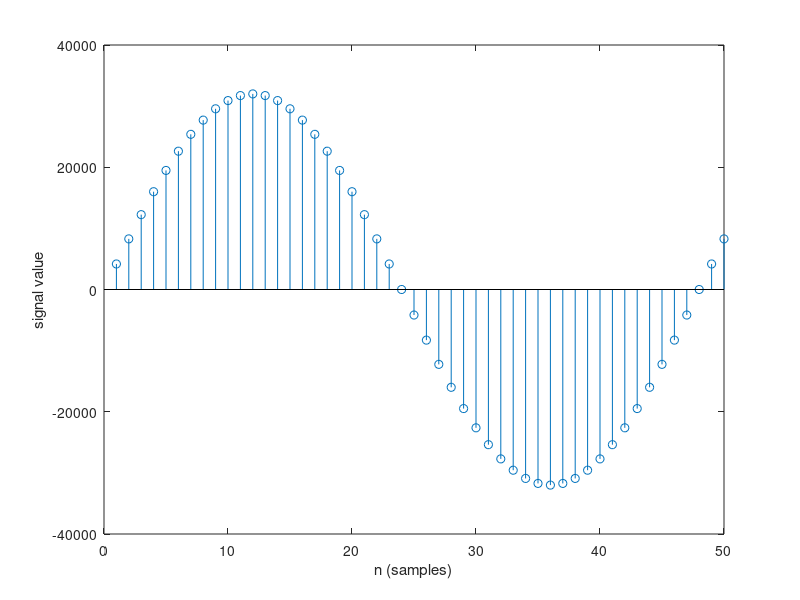

Reproduce this figure in MATLAB.
%  This m-file is used to demonstrate the phase accumulator-based 
%  sinusoidal signal generation process without using division ...
%  the modulus operator.
%
%  ISR simulation is accomplished using a "for loop".
%  Each ISR call is equivalent to the "for loop" executing the 
%  "for loop" code ONCE.  During the ISR, the algorithm must,
%
%  1. update the value of the phase accumulator
%  2. verify that this new value is between 0 and 2*pi
%  3. calculate the output value
%
%  written by Dr. Thad B. Welch, PE {t.b.welch@ieee.org}
%  copyright 2003
%  completed on 28 July 2003 ... revision 1.0

% Simulation inputs
A = 32000;                  % signal's amplitude
f = 1000;                   % signal's frequency
phaseAccumulator = 0;       % signal's initial phase
Fs = 48000;                 % system's sample frequency
outputVector = [];          % output storage declaration
numberOfTerms = 50;         % calculate this number of terms

% Calculated and terms
phaseIncrement = 2*pi*f/Fs; % calculate the phase increment

for i = 1:numberOfTerms
    % ISR's algorithm begins here
        phaseAccumulator = phaseAccumulator + phaseIncrement;
        if (phaseAccumulator > 2*pi)
            phaseAccumulator = phaseAccumulator - 2*pi;
        end
        output = A*sin(phaseAccumulator);
    % ISR's algorithm ends here
    outputVector = [outputVector output]; % saving output terms
end

% Output terms
stem(outputVector)
ylabel('signal value')
xlabel('n (samples)')
